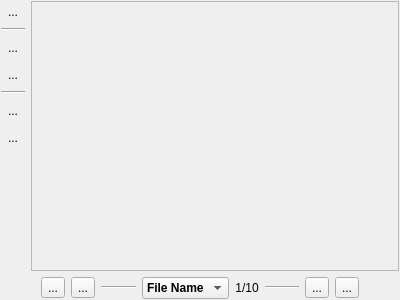
<?xml version="1.0" encoding="UTF-8"?>
<ui version="4.0">
 <class>SlideshowWidget</class>
 <widget class="QWidget" name="SlideshowWidget">
  <property name="geometry">
   <rect>
    <x>0</x>
    <y>0</y>
    <width>400</width>
    <height>300</height>
   </rect>
  </property>
  <property name="windowTitle">
   <string>Form</string>
  </property>
  <layout class="QVBoxLayout" name="verticalLayout">
   <property name="leftMargin">
    <number>1</number>
   </property>
   <property name="topMargin">
    <number>1</number>
   </property>
   <property name="rightMargin">
    <number>1</number>
   </property>
   <property name="bottomMargin">
    <number>1</number>
   </property>
   <item>
    <layout class="QHBoxLayout" name="horizontalLayout_5">
     <item>
      <layout class="QVBoxLayout" name="verticalLayout_4">
       <item>
        <widget class="QToolButton" name="tool_image_remove">
         <property name="toolTip">
          <string>Delete this image file</string>
         </property>
         <property name="text">
          <string notr="true">...</string>
         </property>
         <property name="autoRaise">
          <bool>true</bool>
         </property>
        </widget>
       </item>
       <item>
        <widget class="Line" name="line_8">
         <property name="orientation">
          <enum>Qt::Horizontal</enum>
         </property>
        </widget>
       </item>
       <item>
        <widget class="QToolButton" name="tool_image_rotateleft">
         <property name="toolTip">
          <string>Rotate this image file counter-clockwise</string>
         </property>
         <property name="text">
          <string notr="true">...</string>
         </property>
         <property name="autoRaise">
          <bool>true</bool>
         </property>
        </widget>
       </item>
       <item>
        <widget class="QToolButton" name="tool_image_rotateright">
         <property name="toolTip">
          <string>Rotate this image file clockwise</string>
         </property>
         <property name="text">
          <string notr="true">...</string>
         </property>
         <property name="autoRaise">
          <bool>true</bool>
         </property>
        </widget>
       </item>
       <item>
        <widget class="Line" name="line_3">
         <property name="orientation">
          <enum>Qt::Horizontal</enum>
         </property>
        </widget>
       </item>
       <item>
        <widget class="QToolButton" name="tool_image_zoomin">
         <property name="toolTip">
          <string>Zoom in</string>
         </property>
         <property name="statusTip">
          <string>Zoom in</string>
         </property>
         <property name="text">
          <string notr="true">...</string>
         </property>
         <property name="autoRaise">
          <bool>true</bool>
         </property>
        </widget>
       </item>
       <item>
        <widget class="QToolButton" name="tool_image_zoomout">
         <property name="toolTip">
          <string>Zoom out</string>
         </property>
         <property name="statusTip">
          <string>Zoom out</string>
         </property>
         <property name="text">
          <string notr="true">...</string>
         </property>
         <property name="autoRaise">
          <bool>true</bool>
         </property>
        </widget>
       </item>
       <item>
        <spacer name="verticalSpacer_2">
         <property name="orientation">
          <enum>Qt::Vertical</enum>
         </property>
         <property name="sizeHint" stdset="0">
          <size>
           <width>20</width>
           <height>40</height>
          </size>
         </property>
        </spacer>
       </item>
      </layout>
     </item>
     <item>
      <widget class="QScrollArea" name="scrollArea">
       <property name="widgetResizable">
        <bool>true</bool>
       </property>
       <widget class="QWidget" name="scrollAreaWidgetContents">
        <property name="geometry">
         <rect>
          <x>0</x>
          <y>0</y>
          <width>364</width>
          <height>264</height>
         </rect>
        </property>
        <layout class="QVBoxLayout" name="verticalLayout_2">
         <property name="leftMargin">
          <number>0</number>
         </property>
         <property name="topMargin">
          <number>0</number>
         </property>
         <property name="rightMargin">
          <number>0</number>
         </property>
         <property name="bottomMargin">
          <number>0</number>
         </property>
         <item>
          <widget class="QLabel" name="label_image">
           <property name="sizePolicy">
            <sizepolicy hsizetype="Preferred" vsizetype="Preferred">
             <horstretch>0</horstretch>
             <verstretch>0</verstretch>
            </sizepolicy>
           </property>
           <property name="frameShape">
            <enum>QFrame::NoFrame</enum>
           </property>
           <property name="frameShadow">
            <enum>QFrame::Raised</enum>
           </property>
           <property name="text">
            <string notr="true"/>
           </property>
           <property name="scaledContents">
            <bool>false</bool>
           </property>
           <property name="alignment">
            <set>Qt::AlignCenter</set>
           </property>
          </widget>
         </item>
        </layout>
       </widget>
      </widget>
     </item>
    </layout>
   </item>
   <item>
    <layout class="QHBoxLayout" name="horizontalLayout_3">
     <item>
      <spacer name="horizontalSpacer">
       <property name="orientation">
        <enum>Qt::Horizontal</enum>
       </property>
       <property name="sizeHint" stdset="0">
        <size>
         <width>40</width>
         <height>20</height>
        </size>
       </property>
      </spacer>
     </item>
     <item>
      <widget class="QToolButton" name="tool_image_goBegin">
       <property name="focusPolicy">
        <enum>Qt::NoFocus</enum>
       </property>
       <property name="toolTip">
        <string>Go to Beginning</string>
       </property>
       <property name="text">
        <string>...</string>
       </property>
       <property name="shortcut">
        <string>Shift+Left</string>
       </property>
      </widget>
     </item>
     <item>
      <widget class="QToolButton" name="tool_image_goPrev">
       <property name="focusPolicy">
        <enum>Qt::NoFocus</enum>
       </property>
       <property name="toolTip">
        <string>Go to Previous</string>
       </property>
       <property name="text">
        <string>...</string>
       </property>
       <property name="shortcut">
        <string>Left</string>
       </property>
      </widget>
     </item>
     <item>
      <widget class="Line" name="line">
       <property name="sizePolicy">
        <sizepolicy hsizetype="Expanding" vsizetype="Fixed">
         <horstretch>0</horstretch>
         <verstretch>0</verstretch>
        </sizepolicy>
       </property>
       <property name="orientation">
        <enum>Qt::Horizontal</enum>
       </property>
      </widget>
     </item>
     <item>
      <widget class="QComboBox" name="combo_image_name">
       <property name="font">
        <font>
         <weight>75</weight>
         <bold>true</bold>
        </font>
       </property>
       <property name="focusPolicy">
        <enum>Qt::StrongFocus</enum>
       </property>
       <property name="frame">
        <bool>true</bool>
       </property>
       <item>
        <property name="text">
         <string>File Name</string>
        </property>
       </item>
      </widget>
     </item>
     <item>
      <widget class="QLabel" name="label_image_index">
       <property name="text">
        <string notr="true">1/10</string>
       </property>
       <property name="alignment">
        <set>Qt::AlignCenter</set>
       </property>
      </widget>
     </item>
     <item>
      <widget class="Line" name="line_2">
       <property name="sizePolicy">
        <sizepolicy hsizetype="Expanding" vsizetype="Fixed">
         <horstretch>0</horstretch>
         <verstretch>0</verstretch>
        </sizepolicy>
       </property>
       <property name="orientation">
        <enum>Qt::Horizontal</enum>
       </property>
      </widget>
     </item>
     <item>
      <widget class="QToolButton" name="tool_image_goNext">
       <property name="focusPolicy">
        <enum>Qt::NoFocus</enum>
       </property>
       <property name="toolTip">
        <string>Go to Next</string>
       </property>
       <property name="text">
        <string>...</string>
       </property>
       <property name="shortcut">
        <string>Right</string>
       </property>
      </widget>
     </item>
     <item>
      <widget class="QToolButton" name="tool_image_goEnd">
       <property name="focusPolicy">
        <enum>Qt::NoFocus</enum>
       </property>
       <property name="toolTip">
        <string>Go to End</string>
       </property>
       <property name="text">
        <string>...</string>
       </property>
       <property name="shortcut">
        <string>Shift+Right</string>
       </property>
      </widget>
     </item>
     <item>
      <spacer name="horizontalSpacer_2">
       <property name="orientation">
        <enum>Qt::Horizontal</enum>
       </property>
       <property name="sizeHint" stdset="0">
        <size>
         <width>40</width>
         <height>20</height>
        </size>
       </property>
      </spacer>
     </item>
    </layout>
   </item>
  </layout>
 </widget>
 <resources/>
 <connections/>
</ui>
